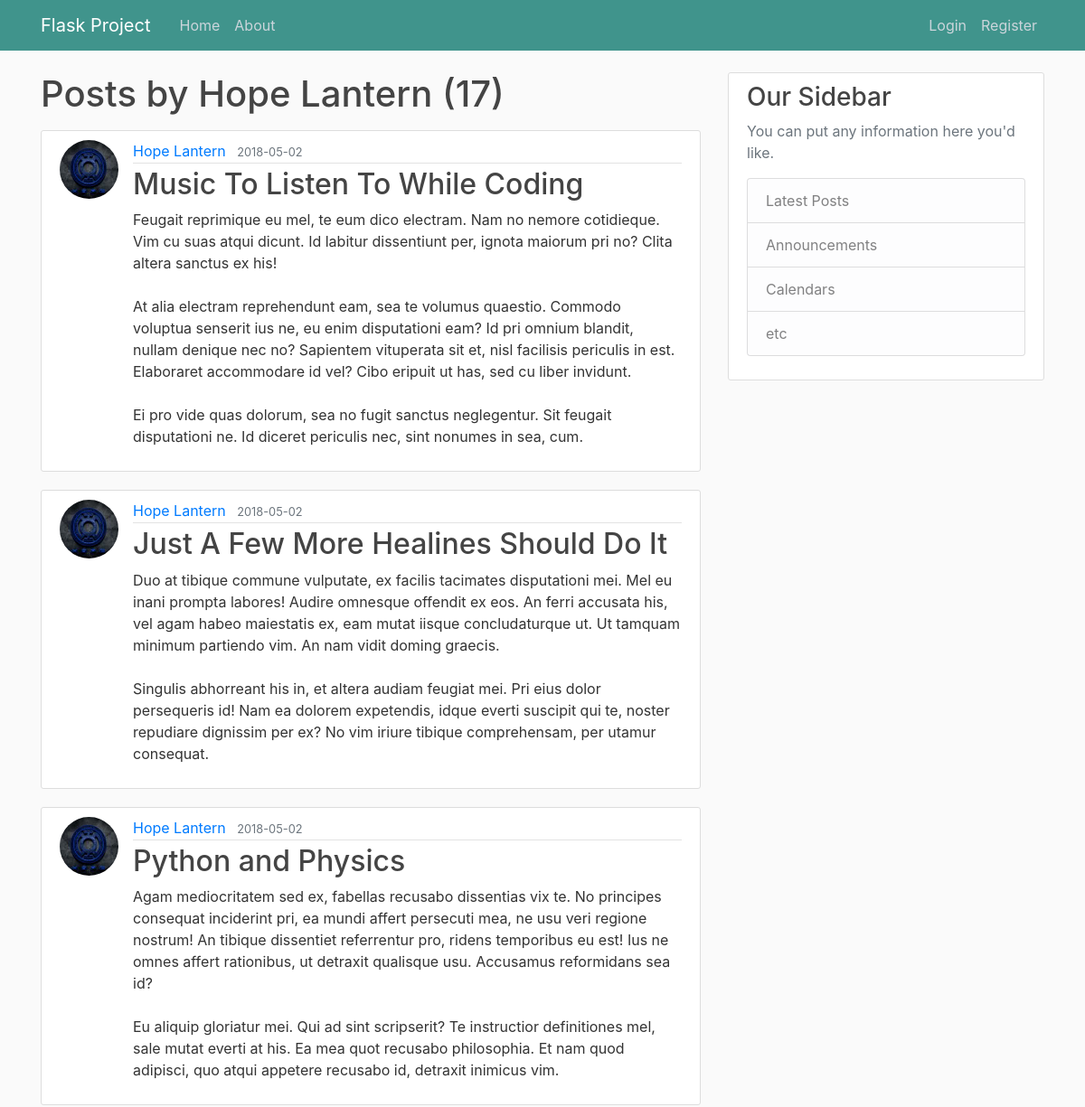
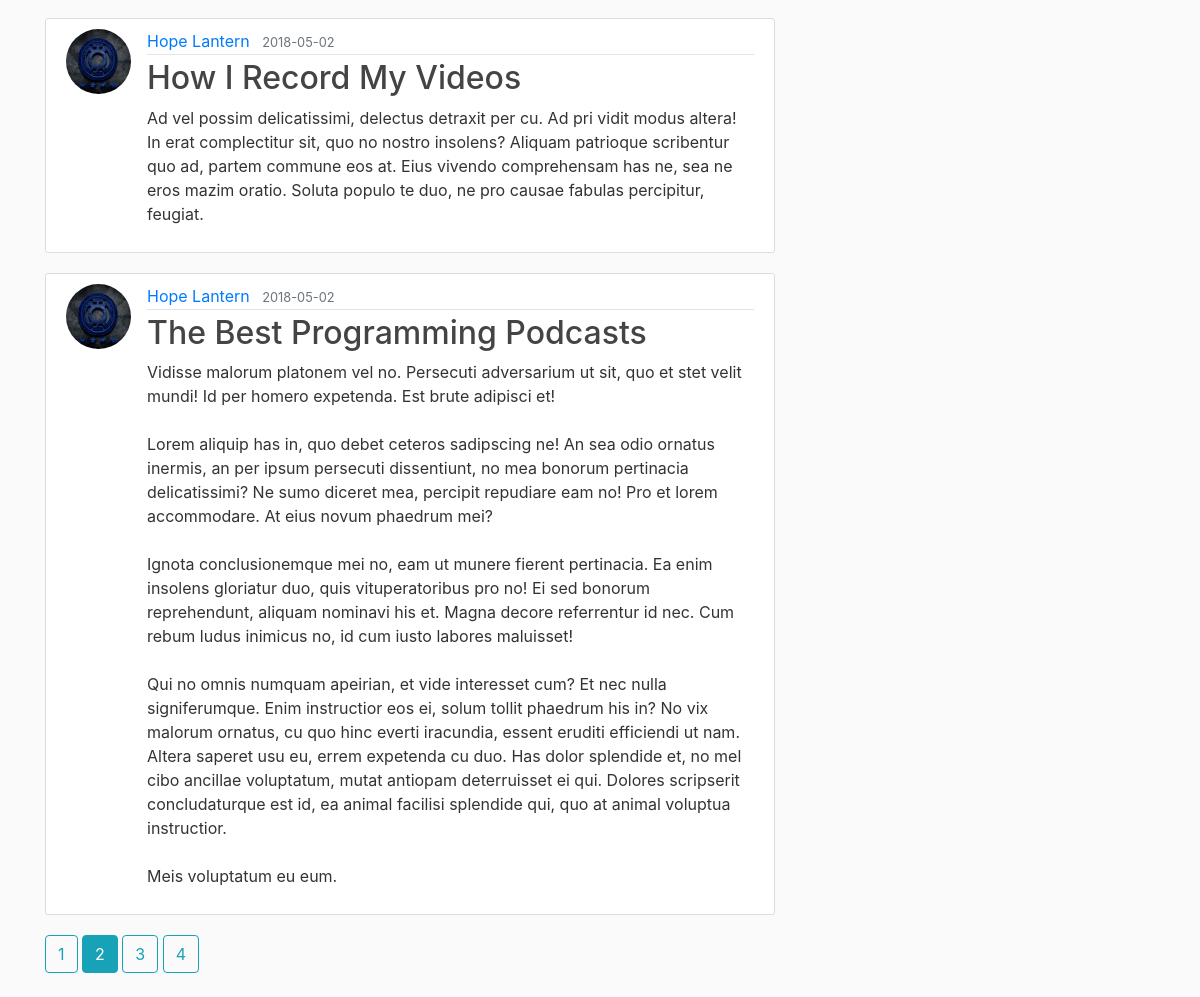
/user/Hope Lantern?page=2, run on the app's committed database (2 pictures, top to bottom).
### flaskproject/models.py (models this page shows, shortened)
class User(db.Model, UserMixin):
    id = db.Column(db.Integer, primary_key=True)
    username = db.Column(db.String(20), unique=True, nullable=False)
    email = db.Column(db.String(120), unique=True, nullable=False)
    image_file = db.Column(db.String(20), nullable=False,
                           default='default.jpg')
    password = db.Column(db.String(20), nullable=False)
    posts = db.relationship('Post', backref='author', lazy=True)

class Post(db.Model):
    id = db.Column(db.Integer, primary_key=True)
    title = db.Column(db.String(100), nullable=False)
    date_posted = db.Column(db.DateTime, nullable=False,
                            default=datetime.utcnow)
    content = db.Column(db.Text, nullable=False)
    user_id = db.Column(db.Integer, db.ForeignKey('user.id'), nullable=False)

### flaskproject/routes.py (the view)
@app.route("/user/<string:username>")
@app.route("/home")
def user_posts(username):
    page = request.args.get('page', 1, type=int)
    user = User.query.filter_by(username=username).first_or_404()
    posts = Post.query.filter_by(author=user).order_by(
        Post.date_posted.desc()).paginate(page=page, per_page=5)
    return render_template('user_posts.html', posts=posts, user=user)

### flaskproject/templates/user_posts.html
{% extends 'layout.html' %}
{% block content %}
  <h1 class="mb-3">Posts by {{ user.username }} ({{posts.total}})</h1>
    {% for post in posts.items %}
        <article class="media content-section">
          <img class="rounded-circle article-img" src="{{ url_for('static',filename='profile_pics/' + post.author.image_file) }}">
          <div class="media-body">
            <div class="article-metadata">
              <a class="mr-2" href="{{ url_for('user_posts', username=post.author.username) }}">{{ post.author.username }}</a>
              <small class="text-muted">{{ post.date_posted.strftime('%Y-%m-%d') }}</small>
            </div>
            <h2><a class="article-title" href="{{ url_for('post', post_id=post.id) }}">{{ post.title }}</a></h2>
            <p class="article-content">{{ post.content }}</p>
          </div>
        </article>
    {% endfor %}
    {% for page_num in posts.iter_pages(left_edge=1, right_edge=1, left_current=1, right_current=2) %}
        {% if page_num %}
          {% if posts.page == page_num %}
            <a class="btn btn-info mb-4" href="{{ url_for('user_posts', username=user.username ,page=page_num) }}"> {{ page_num }} </a>
          {% else %}
             <a class="btn btn-outline-info mb-4" href="{{ url_for('user_posts', username=user.username ,page=page_num) }}"> {{ page_num }} </a>
          {% endif %}
        {% else %}
          ...
        {% endif %}
    {% endfor %}
{% endblock content %}

### flaskproject/static/main.css (style rules this page uses)
body { background: #fafafa; color: #333333; margin-top: 5rem; }
h1, h2, h3, h4, h5, h6 { color: #444444; }
.content-section { background: #ffffff; padding: 10px 20px; border: 1px solid #dddddd ; border-radius: 3px; margin-bottom: 20px; }
.article-title { color: #444444; }
.article-content { white-space: pre-line; }
.article-img { height: 65px; width: 65px; margin-right: 16px; }
.article-metadata { padding-bottom: 1px; margin-bottom: 4px; border-bottom: 1px solid #e3e3e3 }

### data on the page
User: username "Hope Lantern"
Post: image_file (picture), author.username "Hope Lantern", date_posted "2018-05-02", title "Music To Listen To While Coding", content "Feugait reprimique eu mel, te eum dico electram. Nam no nemore cotidieque. Vim cu suas atqui dicunt. Id labitur dissentiunt per, ignota maiorum pri no? Clita altera sanctus ex his! At alia electram reprehendunt eam, sea te volumus quaestio. Commodo voluptua senserit ius ne, eu enim disputationi eam? Id pri omnium blandit, nullam denique nec no? Sapientem vituperata sit et, nisl facilisis periculis in est. Elaboraret accommodare id vel? Cibo eripuit ut has, sed cu liber invidunt. Ei pro vide quas dolorum, sea no fugit sanctus neglegentur. Sit feugait disputationi ne. Id diceret periculis nec, sint nonumes in sea, cum."
Post: image_file (picture), author.username "Hope Lantern", date_posted "2018-05-02", title "Just A Few More Healines Should Do It", content "Duo at tibique commune vulputate, ex facilis tacimates disputationi mei. Mel eu inani prompta labores! Audire omnesque offendit ex eos. An ferri accusata his, vel agam habeo maiestatis ex, eam mutat iisque concludaturque ut. Ut tamquam minimum partiendo vim. An nam vidit doming graecis. Singulis abhorreant his in, et altera audiam feugiat mei. Pri eius dolor persequeris id! Nam ea dolorem expetendis, idque everti suscipit qui te, noster repudiare dignissim per ex? No vim iriure tibique comprehensam, per utamur consequat."
Post: image_file (picture), author.username "Hope Lantern", date_posted "2018-05-02", title "Python and Physics", content "Agam mediocritatem sed ex, fabellas recusabo dissentias vix te. No principes consequat inciderint pri, ea mundi affert persecuti mea, ne usu veri regione nostrum! An tibique dissentiet referrentur pro, ridens temporibus eu est! Ius ne omnes affert rationibus, ut detraxit qualisque usu. Accusamus reformidans sea id? Eu aliquip gloriatur mei. Qui ad sint scripserit? Te instructior definitiones mel, sale mutat everti at his. Ea mea quot recusabo philosophia. Et nam quod adipisci, quo atqui appetere recusabo id, detraxit inimicus vim."
Post: image_file (picture), author.username "Hope Lantern", date_posted "2018-05-02", title "How I Record My Videos", content "Ad vel possim delicatissimi, delectus detraxit per cu. Ad pri vidit modus altera! In erat complectitur sit, quo no nostro insolens? Aliquam patrioque scribentur quo ad, partem commune eos at. Eius vivendo comprehensam has ne, sea ne eros mazim oratio. Soluta populo te duo, ne pro causae fabulas percipitur, feugiat."
Post: image_file (picture), author.username "Hope Lantern", date_posted "2018-05-02", title "The Best Programming Podcasts", content "Vidisse malorum platonem vel no. Persecuti adversarium ut sit, quo et stet velit mundi! Id per homero expetenda. Est brute adipisci et! Lorem aliquip has in, quo debet ceteros sadipscing ne! An sea odio ornatus inermis, an per ipsum persecuti dissentiunt, no mea bonorum pertinacia delicatissimi? Ne sumo diceret mea, percipit repudiare eam no! Pro et lorem accommodare. At eius novum phaedrum mei? Ignota conclusionemque mei no, eam ut munere fierent pertinacia. Ea enim insolens gloriatur duo, quis vituperatoribus pro no! Ei sed bonorum reprehendunt, aliquam nominavi his et. Magna decore referrentur id nec. Cum rebum ludus inimicus no, id cum iusto labores maluisset! Qui no omnis numquam…"

### other printed values
{{ posts.total }} "17"
{{ page_num }} "1" "3" "4"
{{ page_num }} "2"
